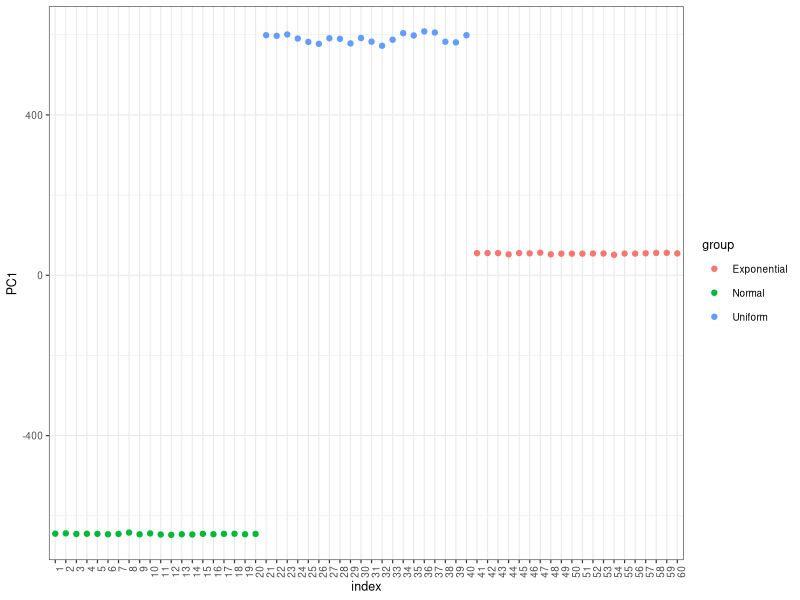
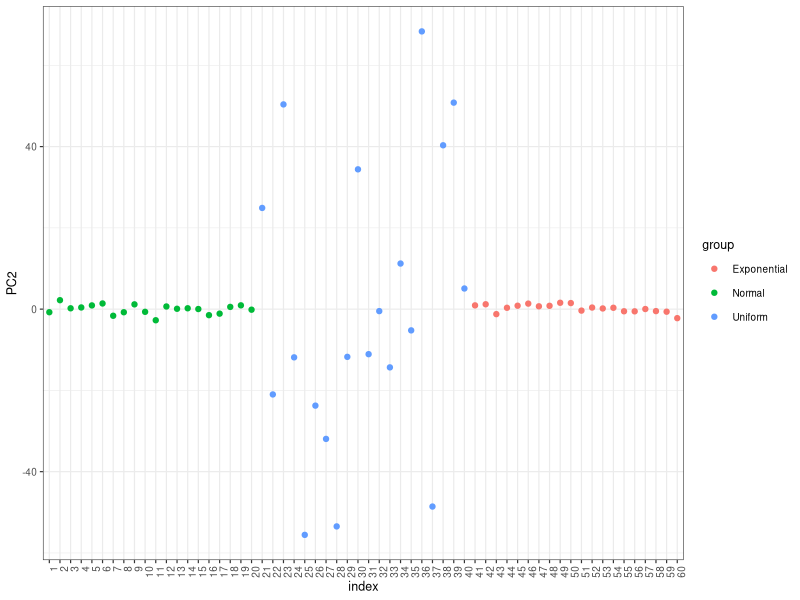

Here is the R script that generated these plots, in order:
## ---- chunk 1
knitr::opts_chunk$set(echo = TRUE, comment = "", fig.align = 'center', fig.height = 2.5)
## ---- chunk 2
library(magrittr)
library(ggplot2)
library(knitr)
## ---- chunk 3
# set the random number seed
set.seed(45)

normal <- rnorm(1000, mean = 100, sd = 1) %>% 
    matrix(20, 50) %>%
    data.frame()
uniform <- runif(1000, min = -100, max = -50) %>% 
    matrix(20, 50) %>%
    data.frame()
exponential <- rexp(1000, rate = 1) %>% 
    matrix(20, 50) %>%
    data.frame()

dat <- rbind(normal, uniform, exponential)

dim(dat)
## ---- chunk 4
pca <- prcomp(dat) 
## ---- chunk 5
two_pcs <- data.frame(index = as.factor(1:60), 
                           PC1 = pca$x[, 1], 
                           PC2 = pca$x[, 2],
                           group = c(rep("Normal", 20), rep("Uniform", 20), rep("Exponential", 20)))
## ---- chunk 6
ggplot(two_pcs) +
    geom_point(aes(x = index, y = PC1, color = group)) + 
    theme_bw(base_size = 9) +
    theme(axis.text.x = element_text(angle = 90, hjust = 1))
## ---- chunk 7
ggplot(two_pcs) +
    geom_point(aes(x = index, y = PC2, color = group)) + 
    theme_bw(base_size = 9) +
    theme(axis.text.x = element_text(angle = 90, hjust = 1))
## ---- chunk 8
kc_3 <- kmeans(dat, center = 3)

table(kc_3$cluster, c(rep(1, 20), rep(2, 20), rep(3, 20))) %>% kable()
## ---- chunk 9
kc_2 <- kmeans(dat, center = 2)

table(kc_2$cluster, c(rep(1, 20), rep(2, 20), rep(3, 20))) %>% kable()
## ---- chunk 10
kc_4 <- kmeans(dat, center = 4)

table(kc_4$cluster, c(rep(1, 20), rep(2, 20), rep(3, 20))) %>% kable()
## ---- chunk 11
kc_pc_3 <- kmeans(data.frame(two_pcs$PC1, two_pcs$PC2), centers = 3)

table(kc_pc_3$cluster, c(rep(1, 20), rep(2, 20), rep(3, 20))) %>% kable()
## ---- chunk 12
dat_scaled <- scale(dat)
kc_3 <- kmeans(dat_scaled, center = 3)

table(kc_3$cluster, c(rep(1, 20), rep(2, 20), rep(3, 20))) %>% kable()
## ---- chunk 13
pca_scaled <- prcomp(dat, center = TRUE, scale. = TRUE) 

kc_pc_scaled_3 <- kmeans(data.frame(pca_scaled$x[, 1], pca_scaled$x[, 2]), centers = 3)

table(kc_pc_scaled_3$cluster, c(rep(1, 20), rep(2, 20), rep(3, 20))) %>% kable()
